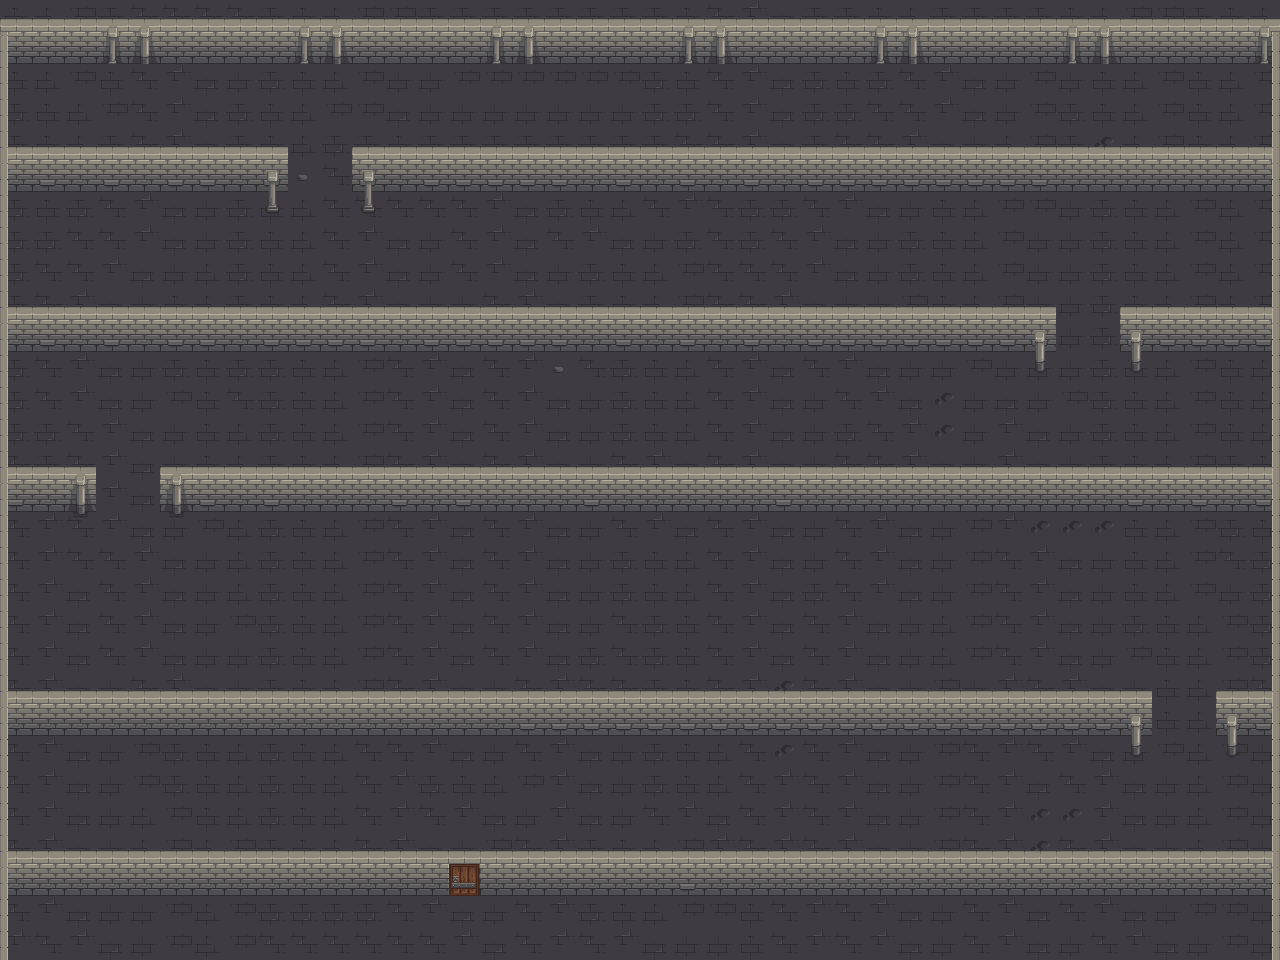

This is a level from a 2D game, rendered from its Tiled map with the project's own tilesets. A one-line summary and the map file follow, with tile-layer data summarised:
An orthogonal 40x30 tile map with 32x32 px tiles, 3 tile layers (suelo, paredes, columna), 5 tilesets and 14 objects.

<map version="1.10" tiledversion="1.10.2" orientation="orthogonal" renderorder="right-down" width="40" height="30" tilewidth="32" tileheight="32" infinite="0" nextlayerid="6" nextobjectid="31">
 <editorsettings>
  <export target="rpgMapa.tmx" format="tmx" />
 </editorsettings>
 <tileset firstgid="1" source="dungeon_floor.tsx" />
 <tileset firstgid="16" source="column_round.tsx" />
 <tileset firstgid="18" source="column_round_wall.tsx" />
 <tileset firstgid="21" source="column_square.tsx" />
 <tileset firstgid="23" source="dungeon_sprite_sheet.tsx" />
 <layer id="1" name="suelo" width="40" height="30">
  <data>[1200 cells, 1200 non-empty, 9 distinct tile ids]</data>
 </layer>
 <layer id="2" name="paredes" width="40" height="30">
  <data>[1200 cells, 485 non-empty, 20 distinct tile ids]</data>
 </layer>
 <layer id="3" name="columna" width="40" height="30">
  <data>[1200 cells, 61 non-empty, 13 distinct tile ids]</data>
 </layer>
 <objectgroup id="5" name="Colisiones">
  <object id="14" x="1.5" y="18" width="1276" height="44.5" />
  <object id="15" x="1272" y="61" width="8" height="897.5" />
  <object id="16" x="1217" y="690" width="54.5" height="45.5" />
  <object id="18" x="8.75" y="691" width="1142.75" height="43.75" />
  <object id="20" x="-0.25" y="63.75" width="7.75" height="896.75" />
  <object id="21" x="8" y="851.75" width="439.5" height="42.25" />
  <object id="22" x="448.5" y="851.25" width="30.5" height="43.25" />
  <object id="24" x="479.75" y="851" width="792.25" height="43.5" />
  <object id="25" x="161" y="467" width="1111" height="43.5" />
  <object id="26" x="7.5" y="466.25" width="87.25" height="43.5" />
  <object id="27" x="1119.75" y="306.75" width="151.75" height="44" />
  <object id="28" x="8.5" y="307.5" width="1047.25" height="42" />
  <object id="29" x="8" y="147" width="279.25" height="43.5" />
  <object id="30" x="351.75" y="146.25" width="920" height="45.25" />
 </objectgroup>
</map>
